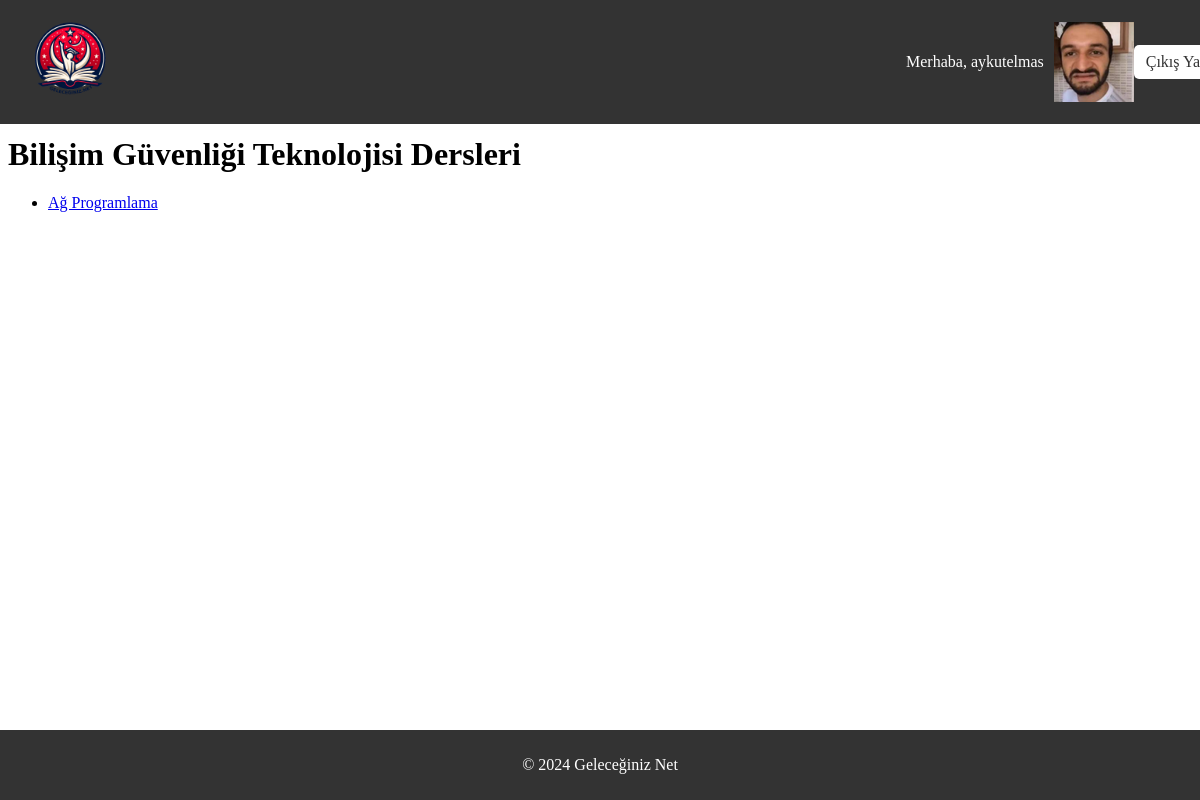
The page /universiteler/bolumler/1/courses/ (signed in) on the database its author committed.
### core/models.py (models this page shows, shortened)
class Gn_user(models.Model):
    userid = models.AutoField(primary_key=True)
    name = models.CharField(max_length=64)
    surname = models.CharField(max_length=64)
    mail = models.CharField(max_length=64)
    username = models.CharField(max_length=16)
    password = models.CharField(max_length=64)
    profile_picture = models.ImageField(upload_to='profile_pics/', blank=True, null=True)

class Gn_Bolum(models.Model):
    bolum_id = models.AutoField(primary_key=True)
    bolum_name = models.CharField(max_length=100)
    bolum_fakulte = models.ForeignKey(Gn_Fakulte, on_delete=models.CASCADE)

class Course(models.Model):
    course_id = models.AutoField(primary_key=True)
    name = models.CharField(max_length=100)
    bolum = models.ForeignKey(Gn_Bolum, on_delete=models.CASCADE)
    description = models.TextField()
    video = models.FileField(upload_to='videos/', blank=True, null=True)  # Yeni alan

### Universiteler/views.py (the view)
# urls.py: path('bolumler/<int:bolum_id>/courses/', views.bolum_courses, name='bolum_courses'), # Değişiklik burada
def bolum_courses(request, bolum_id):
    user_id = request.session.get('user_id')
    user = None
    if user_id:
        try:
            user = Gn_user.objects.get(userid=user_id)
        except Gn_user.DoesNotExist:
            pass
    bolum = get_object_or_404(Gn_Bolum, pk=bolum_id)
    courses = Course.objects.filter(bolum=bolum)
    return render(request, 'bolum_courses.html', {'bolum': bolum, 'courses': courses, "user": user})

### Universiteler/templates/bolum_courses.html (shortened to what this page needs)
<!DOCTYPE html>
<html lang="en">
<head>
    {% load static %}
</head>
<body>
    <header class="navbar">
        <div class="navbar-logo">
            <a href="/homepage">
                <img src="{% static 'geleceginiznet_logo.png' %}" alt="Logo">
            </a>
        </div>
        <div class="navbar-actions">
            {% if user %}
                <p>Merhaba, {{ user.username }}</p>
                <img src="{{ user.profile_picture.url }}" alt="Profil Fotoğrafı">
                <a href="/" class="logout-button">Çıkış Yap</a>
            {% endif %}
        </div>
    </header>
    <br>
    <br>
    <br>
    <br>
    <br>
    <br>
    <h1>{{ bolum.bolum_name }} Dersleri</h1>
    <ul>
        {% for course in courses %}
        <li><a href="{% url 'course_detail' course_id=course.course_id %}">{{ course.name }}</a></li>
        {% endfor %}
    </ul>
    <footer class="footer">
        <div class="container">
            <p>&copy; 2024 Geleceğiniz Net</p>
        </div>
    </footer>
</body>
</html>

### Universiteler/templates/bolum_courses.html (style rules this page uses)
.navbar { position: fixed; top: 0; left: 0; width: 100%; z-index: 1000; background-color: #333; color: #fff; display: flex; justify-content: space-between; align-items: center; padding: 10px 20px; }
.navbar-logo img { width: 100px; }
.navbar-actions { display: flex; align-items: center; }
.navbar-actions p { margin: 0 10px; }
.logout-button { background-color: #fff; color: #333; padding: 8px 12px; border-radius: 5px; text-decoration: none; }
.footer { position: fixed; bottom: 0; left: 0; width: 100%; background-color: #333; color: #fff; text-align: center; padding: 10px 0; z-index: 1000; }
h1 { margin-top: 20px; }

### rows shown on the page
Gn_user: username "aykutelmas", profile_picture (picture)
Gn_Bolum: bolum_name "Bilişim Güvenliği Teknolojisi"
Course: name "Ağ Programlama"
